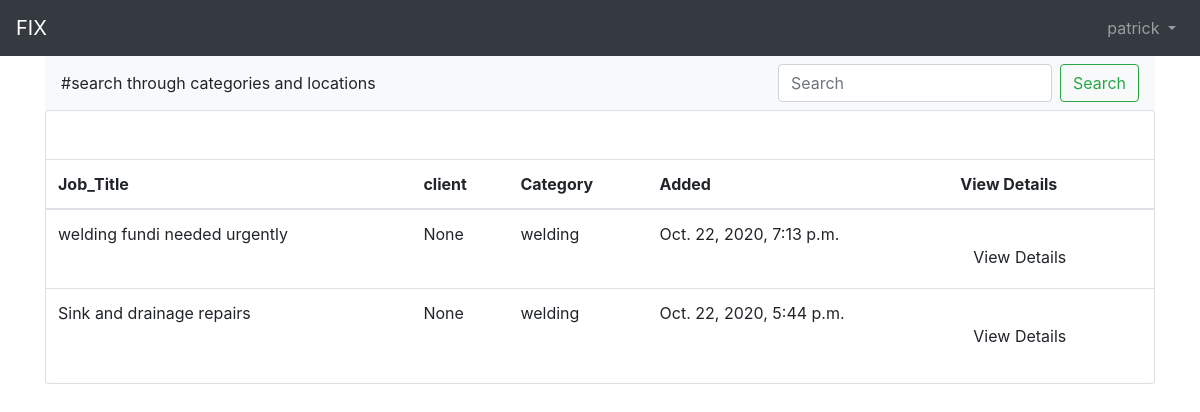
Page /jobs/list/ (signed in) on the committed database.
### users/models.py (models this page shows)
class CustomerUser(AbstractUser):
    age = models.PositiveBigIntegerField(null=True, blank=True)

### jobs/models.py (models this page shows, shortened)
class Job(models.Model):
    title = models.CharField(max_length=255)
    body = models.TextField()
    location = models.CharField(max_length=150, default='Nairobi')
    date = models.DateTimeField(auto_now_add=True)
    category = models.CharField(max_length=255, default='welding')
    client = models.ForeignKey(get_user_model(),
                               on_delete=models.CASCADE, null=True, blank=True)
    class Meta:
        ordering = ('-title',)

### jobs/views.py (the view)
# urls.py: path('list/', JobListView.as_view(), name='job_list'),
class JobListView(LoginRequiredMixin, ListView):
    model = Job
    template_name = 'job_list.html'
    login_url = 'login'  # new

### templates/job_list.html (shortened to what this page needs)
{% extends 'base.html' %}
{% block content %}
    <nav class="navbar navbar-light bg-light">
    #search through categories and locations
  <form class="form-inline">
    <input class="form-control mr-sm-2" type="search" placeholder="Search" aria-label="Search">
    <button class="btn btn-outline-success my-2 my-sm-0" type="submit">Search</button>
  </form>
</nav>
       <div class="card">
                <div class="card-content">
                        <table class="table responsive-table">
                                <thead>
                                    <tr>
                                        <th>Job_Title</th>
                                        <th>client</th>
                                        <th>Category</th>
                                        <th>Added</th>
                                        <th>View Details</th>
                                    </tr>
                                </thead>
                                <tbody>
    {% for job in object_list %}
        <td><span class="chip indigo white-text">{{ job.title }}</span></td>
        <td>{{ job.client }}</td>
        <td>{{ job.category }}</td>
        <td>{{ job.date }}</td>
        <td><a href="{% url 'job_detail' %}" style="margin-top: 1rem;" class="btn pink waves-effect waves-light">View Details</a></td>
<br/>
{% endfor %}
         </tbody>
                            </table>
                {% endblock content %}

### templates/base.html (shortened to what this page needs)
<!DOCTYPE html>
<html>
<head>
  <link rel="stylesheet" href="https://stackpath.bootstrapcdn.com/bootstrap/4.5.0/css/bootstrap.min.css">
</head>
<body>
  <nav class="navbar navbar-expand-lg navbar-dark bg-dark">
    <a class="navbar-brand" href="{% url 'home' %}">FIX</a>
    <div class="collapse navbar-collapse" id="navbarSupportedContent">
      {% if user.is_authenticated %}
        <ul class="navbar-nav ml-auto">
          <li class="nav-item">
            <a class="nav-link dropdown-toggle" href="#" id="navbarDropdown" role="button" data-toggle="dropdown" aria-haspopup="true" aria-expanded="false">
              {{ user.username }}
            </a>
          </li>
        </ul>
      {% endif %}
    </div>
  </nav>
  <main>
    <div class="container">
      {% block content %}
      {% endblock content %}
    </div>
  </main>
</body>
</html>

### rows in the picture
CustomerUser: username "patrick"
Job: title "welding fundi needed urgently", client "None", category "welding", date "Oct. 22, 2020, 7:13 p.m."
Job: title "Sink and drainage repairs", client "None", category "welding", date "Oct. 22, 2020, 5:44 p.m."
